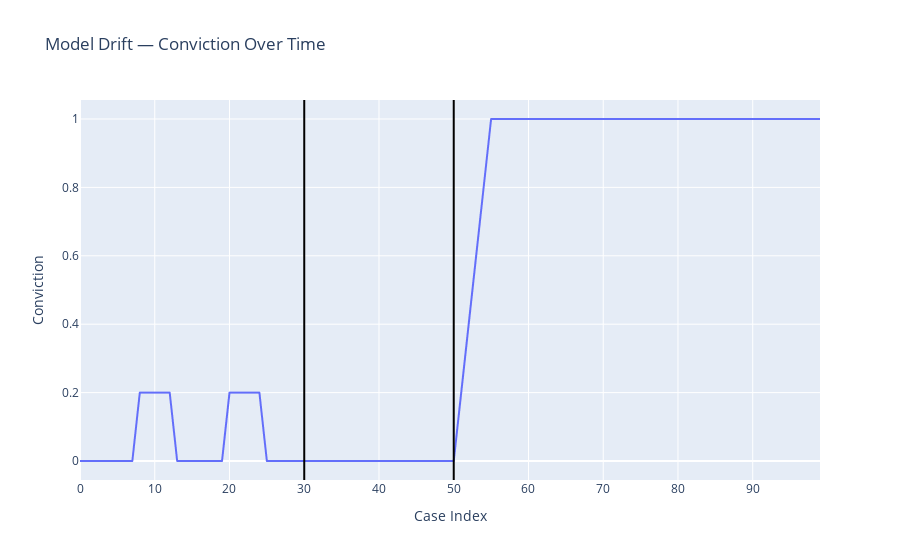

Notebook code for this chart:
### Markdown cell above
## We can also count the number of times the models disagree with each other

### Code cell
mismatch_count_df = pd.DataFrame(mismatch_counts, columns=["Prediction Deviation"])

# plot = sns.lineplot(x=mismatch_count_rolling_df.index, y='Prediction Deviation', data=mismatch_count_rolling_df)
# plt.legend(title = 'variable', labels = mismatch_count_rolling_df.columns)
# sns.move_legend(plot, "upper left", bbox_to_anchor=(1, 1))
# plt.ylabel("value")
# plt.xlabel("index")
# plt.axvline(x=30, color = 'black')
# plt.axvline(x=len(df_test_no_drift), color = 'black')
# plt.show()

plot_drift(mismatch_count_df, line_positions=[30, len(df_test_no_drift)], rolling_window=5)

### Figure 1 — Plotly figure (JSON) as saved in the notebook; plotly's stock layout.template omitted (floating-point values rounded to 4 significant figures)
{"data": [{"name": "Prediction Deviation", "type": "scattergl", "x": [0, 1, 2, 3, 4, 5, 6, 7, 8, 9, 10, 11, 12, 13, 14, 15, 16, 17, 18, 19, 20, 21, 22, 23, 24, 25, 26, 27, 28, 29, 30, 31, 32, 33, 34, 35, 36, 37, 38, 39, 40, 41, 42, 43, 44, 45, 46, 47, 48, 49, 50, 51, 52, 53, 54, 55, 56, 57, 58, 59, 60, 61, 62, 63, 64, 65, 66, 67, 68, 69, 70, 71, 72, 73, 74, 75, 76, 77, 78, 79, 80, 81, 82, 83, 84, 85, 86, 87, 88, 89, 90, 91, 92, 93, 94, 95, 96, 97, 98, 99], "y": [0, 0, 0, 0, 0, 0, 0, 0, 0.2, 0.2, 0.2, 0.2, 0.2, 0, 0, 0, 0, 0, 0, 0, 0.2, 0.2, 0.2, 0.2, 0.2, 0, 0, 0, 0, 0, 0, 0, 0, 0, 0, 0, 0, 0, 0, 0, 0, 0, 0, 0, 0, 0, 0, 0, 0, 0, 0, 0.2, 0.4, 0.6, 0.8, 1, 1, 1, 1, 1, 1, 1, 1, 1, 1, 1, 1, 1, 1, 1, 1, 1, 1, 1, 1, 1, 1, 1, 1, 1, 1, 1, 1, 1, 1, 1, 1, 1, 1, 1, 1, 1, 1, 1, 1, 1, 1, 1, 1, 1]}], "layout": {"shapes": [{"line": {"color": "black"}, "type": "line", "x0": 30, "x1": 30, "xref": "x", "y0": 0, "y1": 1, "yref": "y domain"}, {"line": {"color": "black"}, "type": "line", "x0": 50, "x1": 50, "xref": "x", "y0": 0, "y1": 1, "yref": "y domain"}], "title": {"text": "Model Drift — Conviction Over Time"}, "xaxis": {"anchor": "y", "domain": [0, 1], "title": {"text": "Case Index"}}, "yaxis": {"anchor": "x", "domain": [0, 1], "title": {"text": "Conviction"}}}}
